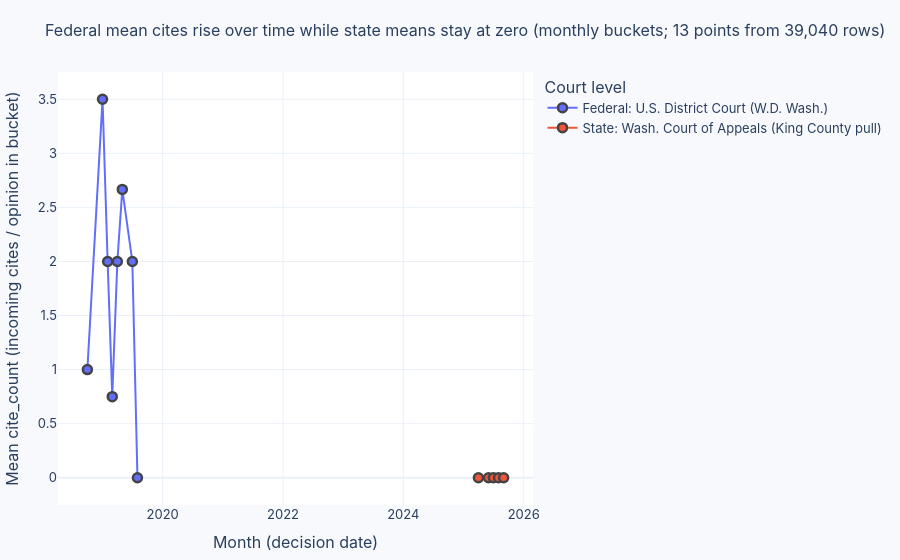

Notebook source saved alongside this figure:
### Code cell
fig_q1 = charts.fig_q1_scatter3d_monthly(df)
fig_q1.show(config=charts.GRAPH_CONFIG)

### Figure 1 — Plotly figure (JSON) as saved in the notebook; plotly's stock layout.template omitted (floating-point values rounded to 4 significant figures)
{"data": [{"customdata": [["wawd", 152, "Federal: U.S. District Court (W.D. Wash.)"], ["wawd", 304, "Federal: U.S. District Court (W.D. Wash.)"], ["wawd", 304, "Federal: U.S. District Court (W.D. Wash.)"], ["wawd", 608, "Federal: U.S. District Court (W.D. Wash.)"], ["wawd", 304, "Federal: U.S. District Court (W.D. Wash.)"], ["wawd", 912, "Federal: U.S. District Court (W.D. Wash.)"], ["wawd", 304, "Federal: U.S. District Court (W.D. Wash.)"], ["wawd", 152, "Federal: U.S. District Court (W.D. Wash.)"]], "hovertemplate": "Month (decision date)=%{x}<br>Mean cite_count per opinion row=%{y:.3f}<br>court_id=%{customdata[0]}<br>Opinions in bucket=%{customdata[1]}<extra></extra>", "legendgroup": "Federal: U.S. District Court (W.D. Wash.)", "line": {"color": "#636efa", "dash": "solid", "shape": "linear"}, "marker": {"line": {"width": 2.5}, "size": 9, "symbol": "circle"}, "mode": "lines+markers", "name": "Federal: U.S. District Court (W.D. Wash.)", "orientation": "v", "showlegend": true, "type": "scatter", "x": ["2018-10-01T00:00:00.000000", "2019-01-01T00:00:00.000000", "2019-02-01T00:00:00.000000", "2019-03-01T00:00:00.000000", "2019-04-01T00:00:00.000000", "2019-05-01T00:00:00.000000", "2019-07-01T00:00:00.000000", "2019-08-01T00:00:00.000000"], "xaxis": "x", "y": [1.0, 3.5, 2.0, 0.75, 2.0, 2.667, 2.0, 0.0], "yaxis": "y"}, {"customdata": [["washctapp", 1800, "State: Wash. Court of Appeals (King County pull)"], ["washctapp", 5400, "State: Wash. Court of Appeals (King County pull)"], ["washctapp", 7200, "State: Wash. Court of Appeals (King County pull)"], ["washctapp", 10800, "State: Wash. Court of Appeals (King County pull)"], ["washctapp", 10800, "State: Wash. Court of Appeals (King County pull)"]], "hovertemplate": "Month (decision date)=%{x}<br>Mean cite_count per opinion row=%{y:.3f}<br>court_id=%{customdata[0]}<br>Opinions in bucket=%{customdata[1]}<extra></extra>", "legendgroup": "State: Wash. Court of Appeals (King County pull)", "line": {"color": "#EF553B", "dash": "solid", "shape": "linear"}, "marker": {"line": {"width": 2.5}, "size": 9, "symbol": "circle"}, "mode": "lines+markers", "name": "State: Wash. Court of Appeals (King County pull)", "orientation": "v", "showlegend": true, "type": "scatter", "x": ["2025-04-01T00:00:00.000000", "2025-06-01T00:00:00.000000", "2025-07-01T00:00:00.000000", "2025-08-01T00:00:00.000000", "2025-09-01T00:00:00.000000"], "xaxis": "x", "y": [0.0, 0.0, 0.0, 0.0, 0.0], "yaxis": "y"}], "layout": {"font": {"family": "Inter, system-ui, sans-serif", "size": 13}, "hoverlabel": {"bgcolor": "white", "font": {"size": 12}}, "hovermode": "x unified", "legend": {"title": {"text": "Court level"}, "tracegroupgap": 0}, "margin": {"b": 48, "l": 48, "r": 24, "t": 72}, "paper_bgcolor": "rgb(248,249,252)", "plot_bgcolor": "rgb(255,255,255)", "title": {"font": {"size": 16}, "text": "Federal mean cites rise over time while state means stay at zero (monthly buckets; 13 points from 39,040 rows)"}, "uirevision": "mp1-q1", "xaxis": {"anchor": "y", "domain": [0, 1], "title": {"text": "Month (decision date)"}}, "yaxis": {"anchor": "x", "domain": [0, 1], "title": {"text": "Mean cite_count (incoming cites / opinion in bucket)"}}}}
